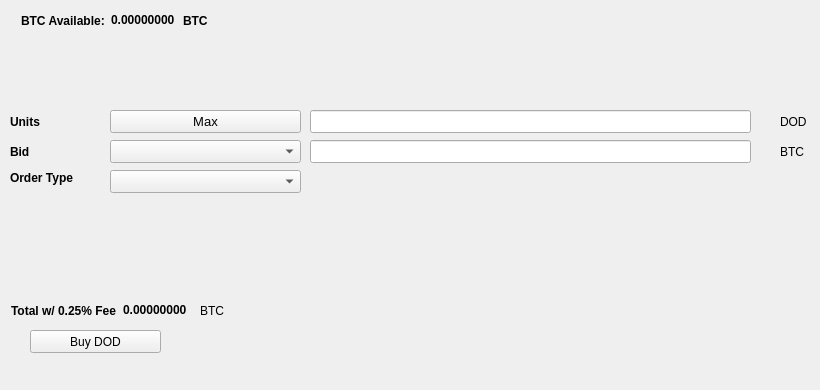
   <widget class="QWidget" name="BuyTab">
    <attribute name="title">
     <string>Buy</string>
    </attribute>
    <widget class="QPushButton" name="BuyDOD">
     <property name="geometry">
      <rect>
       <x>30</x>
       <y>330</y>
       <width>131</width>
       <height>23</height>
      </rect>
     </property>
     <property name="text">
      <string>Buy DOD</string>
     </property>
     <property name="icon">
      <iconset resource="../smrtc.qrc">
       <normaloff>:/icons/bitcoin</normaloff>:/icons/bitcoin</iconset>
     </property>
    </widget>
    <widget class="QLabel" name="label_3">
     <property name="geometry">
      <rect>
       <x>10</x>
       <y>110</y>
       <width>46</width>
       <height>23</height>
      </rect>
     </property>
     <property name="font">
      <font>
       <weight>75</weight>
       <bold>true</bold>
      </font>
     </property>
     <property name="text">
      <string>Units</string>
     </property>
    </widget>
    <widget class="QLineEdit" name="UnitsInput">
     <property name="geometry">
      <rect>
       <x>310</x>
       <y>110</y>
       <width>441</width>
       <height>23</height>
      </rect>
     </property>
     <property name="font">
      <font>
       <pointsize>9</pointsize>
       <weight>75</weight>
       <bold>true</bold>
      </font>
     </property>
    </widget>
    <widget class="QLineEdit" name="BuyBidPriceEdit">
     <property name="geometry">
      <rect>
       <x>310</x>
       <y>140</y>
       <width>441</width>
       <height>23</height>
      </rect>
     </property>
     <property name="font">
      <font>
       <pointsize>9</pointsize>
       <weight>75</weight>
       <bold>true</bold>
      </font>
     </property>
    </widget>
    <widget class="QLabel" name="label_4">
     <property name="geometry">
      <rect>
       <x>780</x>
       <y>110</y>
       <width>31</width>
       <height>23</height>
      </rect>
     </property>
     <property name="text">
      <string>DOD</string>
     </property>
    </widget>
    <widget class="QLabel" name="label_5">
     <property name="geometry">
      <rect>
       <x>780</x>
       <y>140</y>
       <width>31</width>
       <height>23</height>
      </rect>
     </property>
     <property name="text">
      <string>BTC</string>
     </property>
    </widget>
    <widget class="QLabel" name="label_6">
     <property name="geometry">
      <rect>
       <x>10</x>
       <y>140</y>
       <width>46</width>
       <height>23</height>
      </rect>
     </property>
     <property name="font">
      <font>
       <weight>75</weight>
       <bold>true</bold>
      </font>
     </property>
     <property name="text">
      <string>Bid</string>
     </property>
    </widget>
    <widget class="QLabel" name="label_7">
     <property name="geometry">
      <rect>
       <x>10</x>
       <y>170</y>
       <width>91</width>
       <height>16</height>
      </rect>
     </property>
     <property name="font">
      <font>
       <weight>75</weight>
       <bold>true</bold>
      </font>
     </property>
     <property name="text">
      <string>Order Type</string>
     </property>
    </widget>
    <widget class="QPushButton" name="Buy_Max_Amount">
     <property name="geometry">
      <rect>
       <x>110</x>
       <y>110</y>
       <width>191</width>
       <height>23</height>
      </rect>
     </property>
     <property name="font">
      <font>
       <pointsize>10</pointsize>
      </font>
     </property>
     <property name="text">
      <string>Max</string>
     </property>
    </widget>
    <widget class="QComboBox" name="BuyBidcomboBox">
     <property name="geometry">
      <rect>
       <x>110</x>
       <y>140</y>
       <width>191</width>
       <height>23</height>
      </rect>
     </property>
     <property name="font">
      <font>
       <pointsize>10</pointsize>
      </font>
     </property>
    </widget>
    <widget class="QComboBox" name="buyOrdertypeCombo">
     <property name="geometry">
      <rect>
       <x>110</x>
       <y>170</y>
       <width>191</width>
       <height>23</height>
      </rect>
     </property>
     <property name="font">
      <font>
       <pointsize>10</pointsize>
      </font>
     </property>
    </widget>
    <widget class="QWidget" name="layoutWidget1">
     <property name="geometry">
      <rect>
       <x>21</x>
       <y>11</y>
       <width>227</width>
       <height>19</height>
      </rect>
     </property>
     <layout class="QHBoxLayout" name="horizontalLayout_3">
      <item>
       <widget class="QLabel" name="label232">
        <property name="font">
         <font>
          <weight>75</weight>
          <bold>true</bold>
         </font>
        </property>
        <property name="text">
         <string>BTC Available:</string>
        </property>
       </widget>
      </item>
      <item>
       <widget class="QLabel" name="BtcAvailableLbl">
        <property name="palette">
         <palette>
          <active>
           <colorrole role="WindowText">
            <brush brushstyle="SolidPattern">
             <color alpha="255">
              <red>0</red>
              <green>0</green>
              <blue>0</blue>
             </color>
            </brush>
           </colorrole>
           <colorrole role="Button">
            <brush brushstyle="SolidPattern">
             <color alpha="255">
              <red>0</red>
              <green>170</green>
              <blue>0</blue>
             </color>
            </brush>
           </colorrole>
           <colorrole role="Light">
            <brush brushstyle="SolidPattern">
             <color alpha="255">
              <red>0</red>
              <green>255</green>
              <blue>0</blue>
             </color>
            </brush>
           </colorrole>
           <colorrole role="Midlight">
            <brush brushstyle="SolidPattern">
             <color alpha="255">
              <red>0</red>
              <green>212</green>
              <blue>0</blue>
             </color>
            </brush>
           </colorrole>
           <colorrole role="Dark">
            <brush brushstyle="SolidPattern">
             <color alpha="255">
              <red>0</red>
              <green>85</green>
              <blue>0</blue>
             </color>
            </brush>
           </colorrole>
           <colorrole role="Mid">
            <brush brushstyle="SolidPattern">
             <color alpha="255">
              <red>0</red>
              <green>113</green>
              <blue>0</blue>
             </color>
            </brush>
           </colorrole>
           <colorrole role="Text">
            <brush brushstyle="SolidPattern">
             <color alpha="255">
              <red>0</red>
              <green>170</green>
              <blue>0</blue>
             </color>
            </brush>
           </colorrole>
           <colorrole role="BrightText">
            <brush brushstyle="SolidPattern">
             <color alpha="255">
              <red>255</red>
              <green>255</green>
              <blue>255</blue>
             </color>
            </brush>
           </colorrole>
           <colorrole role="ButtonText">
            <brush brushstyle="SolidPattern">
             <color alpha="255">
              <red>0</red>
              <green>0</green>
              <blue>0</blue>
             </color>
            </brush>
           </colorrole>
           <colorrole role="Base">
            <brush brushstyle="SolidPattern">
             <color alpha="255">
              <red>255</red>
              <green>255</green>
              <blue>255</blue>
             </color>
            </brush>
           </colorrole>
           <colorrole role="Window">
            <brush brushstyle="SolidPattern">
             <color alpha="255">
              <red>0</red>
              <green>170</green>
              <blue>0</blue>
             </color>
            </brush>
           </colorrole>
           <colorrole role="Shadow">
            <brush brushstyle="SolidPattern">
             <color alpha="255">
              <red>0</red>
              <green>0</green>
              <blue>0</blue>
             </color>
            </brush>
           </colorrole>
           <colorrole role="AlternateBase">
            <brush brushstyle="SolidPattern">
             <color alpha="255">
              <red>127</red>
              <green>212</green>
              <blue>127</blue>
             </color>
            </brush>
           </colorrole>
           <colorrole role="ToolTipBase">
            <brush brushstyle="SolidPattern">
             <color alpha="255">
              <red>255</red>
              <green>255</green>
              <blue>220</blue>
             </color>
            </brush>
           </colorrole>
           <colorrole role="ToolTipText">
            <brush brushstyle="SolidPattern">
             <color alpha="255">
              <red>0</red>
              <green>0</green>
              <blue>0</blue>
             </color>
            </brush>
           </colorrole>
          </active>
          <inactive>
           <colorrole role="WindowText">
            <brush brushstyle="SolidPattern">
             <color alpha="255">
              <red>0</red>
              <green>0</green>
              <blue>0</blue>
             </color>
            </brush>
           </colorrole>
           <colorrole role="Button">
            <brush brushstyle="SolidPattern">
             <color alpha="255">
              <red>0</red>
              <green>170</green>
              <blue>0</blue>
             </color>
            </brush>
           </colorrole>
           <colorrole role="Light">
            <brush brushstyle="SolidPattern">
             <color alpha="255">
              <red>0</red>
              <green>255</green>
              <blue>0</blue>
             </color>
            </brush>
           </colorrole>
           <colorrole role="Midlight">
            <brush brushstyle="SolidPattern">
             <color alpha="255">
              <red>0</red>
              <green>212</green>
              <blue>0</blue>
             </color>
            </brush>
           </colorrole>
           <colorrole role="Dark">
            <brush brushstyle="SolidPattern">
             <color alpha="255">
              <red>0</red>
              <green>85</green>
              <blue>0</blue>
             </color>
            </brush>
           </colorrole>
           <colorrole role="Mid">
            <brush brushstyle="SolidPattern">
             <color alpha="255">
              <red>0</red>
              <green>113</green>
              <blue>0</blue>
             </color>
            </brush>
           </colorrole>
           <colorrole role="Text">
            <brush brushstyle="SolidPattern">
             <color alpha="255">
              <red>0</red>
              <green>170</green>
              <blue>0</blue>
             </color>
            </brush>
           </colorrole>
           <colorrole role="BrightText">
            <brush brushstyle="SolidPattern">
             <color alpha="255">
              <red>255</red>
              <green>255</green>
              <blue>255</blue>
             </color>
            </brush>
           </colorrole>
           <colorrole role="ButtonText">
            <brush brushstyle="SolidPattern">
             <color alpha="255">
              <red>0</red>
              <green>0</green>
              <blue>0</blue>
             </color>
            </brush>
           </colorrole>
           <colorrole role="Base">
            <brush brushstyle="SolidPattern">
             <color alpha="255">
              <red>255</red>
              <green>255</green>
              <blue>255</blue>
             </color>
            </brush>
           </colorrole>
           <colorrole role="Window">
            <brush brushstyle="SolidPattern">
             <color alpha="255">
              <red>0</red>
              <green>170</green>
              <blue>0</blue>
             </color>
            </brush>
           </colorrole>
           <colorrole role="Shadow">
            <brush brushstyle="SolidPattern">
             <color alpha="255">
              <red>0</red>
              <green>0</green>
              <blue>0</blue>
             </color>
            </brush>
           </colorrole>
           <colorrole role="AlternateBase">
            <brush brushstyle="SolidPattern">
             <color alpha="255">
              <red>127</red>
              <green>212</green>
              <blue>127</blue>
             </color>
            </brush>
           </colorrole>
           <colorrole role="ToolTipBase">
            <brush brushstyle="SolidPattern">
             <color alpha="255">
              <red>255</red>
              <green>255</green>
              <blue>220</blue>
             </color>
            </brush>
           </colorrole>
           <colorrole role="ToolTipText">
            <brush brushstyle="SolidPattern">
             <color alpha="255">
              <red>0</red>
              <green>0</green>
              <blue>0</blue>
             </color>
            </brush>
           </colorrole>
          </inactive>
          <disabled>
           <colorrole role="WindowText">
            <brush brushstyle="SolidPattern">
             <color alpha="255">
              <red>0</red>
              <green>85</green>
              <blue>0</blue>
             </color>
            </brush>
           </colorrole>
           <colorrole role="Button">
            <brush brushstyle="SolidPattern">
             <color alpha="255">
              <red>0</red>
              <green>170</green>
              <blue>0</blue>
             </color>
            </brush>
           </colorrole>
           <colorrole role="Light">
            <brush brushstyle="SolidPattern">
             <color alpha="255">
              <red>0</red>
              <green>255</green>
              <blue>0</blue>
             </color>
            </brush>
           </colorrole>
           <colorrole role="Midlight">
            <brush brushstyle="SolidPattern">
             <color alpha="255">
              <red>0</red>
              <green>212</green>
              <blue>0</blue>
             </color>
            </brush>
           </colorrole>
           <colorrole role="Dark">
            <brush brushstyle="SolidPattern">
             <color alpha="255">
              <red>0</red>
              <green>85</green>
              <blue>0</blue>
             </color>
            </brush>
           </colorrole>
           <colorrole role="Mid">
            <brush brushstyle="SolidPattern">
             <color alpha="255">
              <red>0</red>
              <green>113</green>
              <blue>0</blue>
             </color>
            </brush>
           </colorrole>
           <colorrole role="Text">
            <brush brushstyle="SolidPattern">
             <color alpha="255">
              <red>0</red>
              <green>85</green>
              <blue>0</blue>
             </color>
            </brush>
           </colorrole>
           <colorrole role="BrightText">
            <brush brushstyle="SolidPattern">
             <color alpha="255">
              <red>255</red>
              <green>255</green>
              <blue>255</blue>
             </color>
            </brush>
           </colorrole>
           <colorrole role="ButtonText">
            <brush brushstyle="SolidPattern">
             <color alpha="255">
              <red>0</red>
              <green>85</green>
              <blue>0</blue>
             </color>
            </brush>
           </colorrole>
           <colorrole role="Base">
            <brush brushstyle="SolidPattern">
             <color alpha="255">
              <red>0</red>
              <green>170</green>
              <blue>0</blue>
             </color>
            </brush>
           </colorrole>
           <colorrole role="Window">
            <brush brushstyle="SolidPattern">
             <color alpha="255">
              <red>0</red>
              <green>170</green>
              <blue>0</blue>
             </color>
            </brush>
           </colorrole>
           <colorrole role="Shadow">
            <brush brushstyle="SolidPattern">
             <color alpha="255">
              <red>0</red>
              <green>0</green>
              <blue>0</blue>
             </color>
            </brush>
           </colorrole>
           <colorrole role="AlternateBase">
            <brush brushstyle="SolidPattern">
             <color alpha="255">
              <red>0</red>
              <green>170</green>
              <blue>0</blue>
             </color>
            </brush>
           </colorrole>
           <colorrole role="ToolTipBase">
            <brush brushstyle="SolidPattern">
             <color alpha="255">
              <red>255</red>
              <green>255</green>
              <blue>220</blue>
             </color>
            </brush>
           </colorrole>
           <colorrole role="ToolTipText">
            <brush brushstyle="SolidPattern">
             <color alpha="255">
              <red>0</red>
              <green>0</green>
              <blue>0</blue>
             </color>
            </brush>
           </colorrole>
          </disabled>
         </palette>
        </property>
        <property name="font">
         <font>
          <weight>75</weight>
          <bold>true</bold>
         </font>
        </property>
        <property name="text">
         <string>0.00000000</string>
        </property>
        <property name="textInteractionFlags">
         <set>Qt::LinksAccessibleByMouse|Qt::TextSelectableByKeyboard|Qt::TextSelectableByMouse</set>
        </property>
       </widget>
      </item>
      <item>
       <widget class="QLabel" name="BtcAvailableLbl_2">
        <property name="font">
         <font>
          <weight>75</weight>
          <bold>true</bold>
         </font>
        </property>
        <property name="text">
         <string>BTC</string>
        </property>
       </widget>
      </item>
     </layout>
    </widget>
    <widget class="QWidget" name="layoutWidge2">
     <property name="geometry">
      <rect>
       <x>11</x>
       <y>301</y>
       <width>259</width>
       <height>19</height>
      </rect>
     </property>
     <layout class="QHBoxLayout" name="horizontalLayout_4">
      <item>
       <widget class="QLabel" name="label_9">
        <property name="font">
         <font>
          <weight>75</weight>
          <bold>true</bold>
         </font>
        </property>
        <property name="text">
         <string>Total w/ 0.25% Fee</string>
        </property>
       </widget>
      </item>
      <item>
       <widget class="QLabel" name="BuyCostLabel">
        <property name="palette">
         <palette>
          <active>
           <colorrole role="WindowText">
            <brush brushstyle="SolidPattern">
             <color alpha="255">
              <red>0</red>
              <green>0</green>
              <blue>0</blue>
             </color>
            </brush>
           </colorrole>
           <colorrole role="Button">
            <brush brushstyle="SolidPattern">
             <color alpha="255">
              <red>0</red>
              <green>170</green>
              <blue>0</blue>
             </color>
            </brush>
           </colorrole>
           <colorrole role="Light">
            <brush brushstyle="SolidPattern">
             <color alpha="255">
              <red>0</red>
              <green>255</green>
              <blue>0</blue>
             </color>
            </brush>
           </colorrole>
           <colorrole role="Midlight">
            <brush brushstyle="SolidPattern">
             <color alpha="255">
              <red>0</red>
              <green>212</green>
              <blue>0</blue>
             </color>
            </brush>
           </colorrole>
           <colorrole role="Dark">
            <brush brushstyle="SolidPattern">
             <color alpha="255">
              <red>0</red>
              <green>85</green>
              <blue>0</blue>
             </color>
            </brush>
           </colorrole>
           <colorrole role="Mid">
            <brush brushstyle="SolidPattern">
             <color alpha="255">
              <red>0</red>
              <green>113</green>
              <blue>0</blue>
             </color>
            </brush>
           </colorrole>
           <colorrole role="Text">
            <brush brushstyle="SolidPattern">
             <color alpha="255">
              <red>0</red>
              <green>170</green>
              <blue>0</blue>
             </color>
            </brush>
           </colorrole>
           <colorrole role="BrightText">
            <brush brushstyle="SolidPattern">
             <color alpha="255">
              <red>255</red>
              <green>255</green>
              <blue>255</blue>
             </color>
            </brush>
           </colorrole>
           <colorrole role="ButtonText">
            <brush brushstyle="SolidPattern">
             <color alpha="255">
              <red>0</red>
              <green>0</green>
              <blue>0</blue>
             </color>
            </brush>
           </colorrole>
           <colorrole role="Base">
            <brush brushstyle="SolidPattern">
             <color alpha="255">
              <red>255</red>
              <green>255</green>
              <blue>255</blue>
             </color>
            </brush>
           </colorrole>
           <colorrole role="Window">
            <brush brushstyle="SolidPattern">
             <color alpha="255">
              <red>0</red>
              <green>170</green>
              <blue>0</blue>
             </color>
            </brush>
           </colorrole>
           <colorrole role="Shadow">
            <brush brushstyle="SolidPattern">
             <color alpha="255">
              <red>0</red>
              <green>0</green>
              <blue>0</blue>
             </color>
            </brush>
           </colorrole>
           <colorrole role="AlternateBase">
            <brush brushstyle="SolidPattern">
             <color alpha="255">
              <red>127</red>
              <green>212</green>
              <blue>127</blue>
             </color>
            </brush>
           </colorrole>
           <colorrole role="ToolTipBase">
            <brush brushstyle="SolidPattern">
             <color alpha="255">
              <red>255</red>
              <green>255</green>
              <blue>220</blue>
             </color>
            </brush>
           </colorrole>
           <colorrole role="ToolTipText">
            <brush brushstyle="SolidPattern">
             <color alpha="255">
              <red>0</red>
              <green>0</green>
              <blue>0</blue>
             </color>
            </brush>
           </colorrole>
          </active>
          <inactive>
           <colorrole role="WindowText">
            <brush brushstyle="SolidPattern">
             <color alpha="255">
              <red>0</red>
              <green>0</green>
              <blue>0</blue>
             </color>
            </brush>
           </colorrole>
           <colorrole role="Button">
            <brush brushstyle="SolidPattern">
             <color alpha="255">
              <red>0</red>
              <green>170</green>
              <blue>0</blue>
             </color>
            </brush>
           </colorrole>
           <colorrole role="Light">
            <brush brushstyle="SolidPattern">
             <color alpha="255">
              <red>0</red>
              <green>255</green>
              <blue>0</blue>
             </color>
            </brush>
           </colorrole>
           <colorrole role="Midlight">
            <brush brushstyle="SolidPattern">
             <color alpha="255">
              <red>0</red>
              <green>212</green>
              <blue>0</blue>
             </color>
            </brush>
           </colorrole>
           <colorrole role="Dark">
            <brush brushstyle="SolidPattern">
             <color alpha="255">
              <red>0</red>
              <green>85</green>
              <blue>0</blue>
             </color>
            </brush>
           </colorrole>
           <colorrole role="Mid">
            <brush brushstyle="SolidPattern">
             <color alpha="255">
              <red>0</red>
              <green>113</green>
              <blue>0</blue>
             </color>
            </brush>
           </colorrole>
           <colorrole role="Text">
            <brush brushstyle="SolidPattern">
             <color alpha="255">
              <red>0</red>
              <green>170</green>
              <blue>0</blue>
             </color>
            </brush>
           </colorrole>
           <colorrole role="BrightText">
            <brush brushstyle="SolidPattern">
             <color alpha="255">
              <red>255</red>
              <green>255</green>
              <blue>255</blue>
             </color>
            </brush>
           </colorrole>
           <colorrole role="ButtonText">
            <brush brushstyle="SolidPattern">
             <color alpha="255">
              <red>0</red>
              <green>0</green>
              <blue>0</blue>
             </color>
            </brush>
           </colorrole>
           <colorrole role="Base">
            <brush brushstyle="SolidPattern">
             <color alpha="255">
              <red>255</red>
              <green>255</green>
              <blue>255</blue>
             </color>
            </brush>
           </colorrole>
           <colorrole role="Window">
            <brush brushstyle="SolidPattern">
             <color alpha="255">
              <red>0</red>
              <green>170</green>
              <blue>0</blue>
             </color>
            </brush>
           </colorrole>
           <colorrole role="Shadow">
            <brush brushstyle="SolidPattern">
             <color alpha="255">
              <red>0</red>
              <green>0</green>
              <blue>0</blue>
             </color>
            </brush>
           </colorrole>
           <colorrole role="AlternateBase">
            <brush brushstyle="SolidPattern">
             <color alpha="255">
              <red>127</red>
              <green>212</green>
              <blue>127</blue>
             </color>
            </brush>
           </colorrole>
           <colorrole role="ToolTipBase">
            <brush brushstyle="SolidPattern">
             <color alpha="255">
              <red>255</red>
              <green>255</green>
              <blue>220</blue>
             </color>
            </brush>
           </colorrole>
           <colorrole role="ToolTipText">
            <brush brushstyle="SolidPattern">
             <color alpha="255">
              <red>0</red>
              <green>0</green>
              <blue>0</blue>
             </color>
            </brush>
           </colorrole>
          </inactive>
          <disabled>
           <colorrole role="WindowText">
            <brush brushstyle="SolidPattern">
             <color alpha="255">
              <red>0</red>
              <green>85</green>
              <blue>0</blue>
             </color>
            </brush>
           </colorrole>
           <colorrole role="Button">
            <brush brushstyle="SolidPattern">
             <color alpha="255">
              <red>0</red>
              <green>170</green>
              <blue>0</blue>
             </color>
            </brush>
           </colorrole>
           <colorrole role="Light">
            <brush brushstyle="SolidPattern">
             <color alpha="255">
              <red>0</red>
              <green>255</green>
              <blue>0</blue>
             </color>
            </brush>
           </colorrole>
           <colorrole role="Midlight">
            <brush brushstyle="SolidPattern">
             <color alpha="255">
              <red>0</red>
              <green>212</green>
              <blue>0</blue>
             </color>
            </brush>
           </colorrole>
           <colorrole role="Dark">
            <brush brushstyle="SolidPattern">
             <color alpha="255">
              <red>0</red>
              <green>85</green>
              <blue>0</blue>
             </color>
            </brush>
           </colorrole>
           <colorrole role="Mid">
            <brush brushstyle="SolidPattern">
             <color alpha="255">
              <red>0</red>
              <green>113</green>
              <blue>0</blue>
             </color>
            </brush>
           </colorrole>
           <colorrole role="Text">
            <brush brushstyle="SolidPattern">
             <color alpha="255">
              <red>0</red>
              <green>85</green>
              <blue>0</blue>
             </color>
            </brush>
           </colorrole>
           <colorrole role="BrightText">
            <brush brushstyle="SolidPattern">
             <color alpha="255">
              <red>255</red>
              <green>255</green>
              <blue>255</blue>
             </color>
            </brush>
           </colorrole>
           <colorrole role="ButtonText">
            <brush brushstyle="SolidPattern">
             <color alpha="255">
              <red>0</red>
              <green>85</green>
              <blue>0</blue>
             </color>
            </brush>
           </colorrole>
           <colorrole role="Base">
            <brush brushstyle="SolidPattern">
             <color alpha="255">
              <red>0</red>
              <green>170</green>
              <blue>0</blue>
             </color>
            </brush>
           </colorrole>
           <colorrole role="Window">
            <brush brushstyle="SolidPattern">
             <color alpha="255">
              <red>0</red>
              <green>170</green>
              <blue>0</blue>
             </color>
            </brush>
           </colorrole>
           <colorrole role="Shadow">
            <brush brushstyle="SolidPattern">
             <color alpha="255">
              <red>0</red>
              <green>0</green>
              <blue>0</blue>
             </color>
            </brush>
           </colorrole>
           <colorrole role="AlternateBase">
            <brush brushstyle="SolidPattern">
             <color alpha="255">
              <red>0</red>
              <green>170</green>
              <blue>0</blue>
             </color>
            </brush>
           </colorrole>
           <colorrole role="ToolTipBase">
            <brush brushstyle="SolidPattern">
             <color alpha="255">
              <red>255</red>
              <green>255</green>
              <blue>220</blue>
             </color>
            </brush>
           </colorrole>
           <colorrole role="ToolTipText">
            <brush brushstyle="SolidPattern">
             <color alpha="255">
              <red>0</red>
              <green>0</green>
              <blue>0</blue>
             </color>
            </brush>
           </colorrole>
          </disabled>
         </palette>
        </property>
        <property name="font">
         <font>
          <weight>75</weight>
          <bold>true</bold>
         </font>
        </property>
        <property name="autoFillBackground">
         <bool>false</bool>
        </property>
        <property name="text">
         <string>0.00000000</string>
        </property>
        <property name="textInteractionFlags">
         <set>Qt::LinksAccessibleByMouse|Qt::TextSelectableByMouse</set>
        </property>
       </widget>
      </item>
      <item>
       <widget class="QLabel" name="label_10">
        <property name="font">
         <font>
          <weight>50</weight>
          <bold>false</bold>
         </font>
        </property>
        <property name="text">
         <string>BTC</string>
        </property>
       </widget>
      </item>
     </layout>
    </widget>
    <widget class="QLabel" name="label_24">
     <property name="geometry">
      <rect>
       <x>460</x>
       <y>300</y>
       <width>281</width>
       <height>81</height>
      </rect>
     </property>
     <property name="text">
      <string/>
     </property>
     <property name="pixmap">
      <pixmap>:/images/bittrex</pixmap>
     </property>
    </widget>
   </widget>
